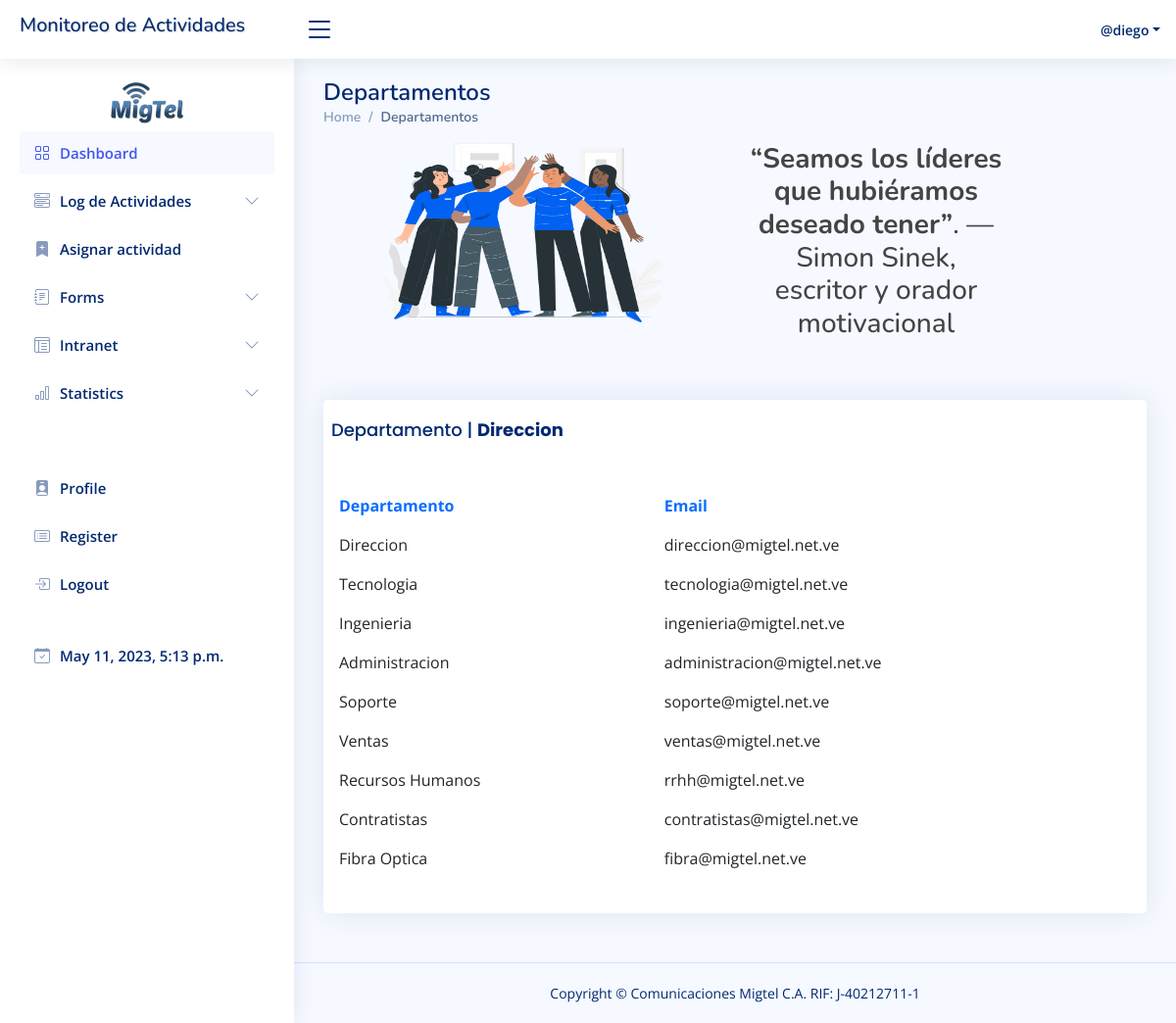
The app's page /departments/ (signed in) with its own data.
### reports/models.py (models this page shows, shortened)
class Department(models.Model):
    DepartmentName = models.CharField(max_length=30, null=False, blank=False)
    DepartmentEmail = models.EmailField(max_length=50, null=False, blank=False)

### reports/views.py (the view)
# urls.py: path('departments/', views.departments, name='departments'),
@login_required(login_url='logout')
def departments(request):
    title = "Departamentos"
    localtime = time.asctime(time.localtime(time.time()))
    username = request.user.username
    lastname = request.user.last_name
    firstname = request.user.first_name
    User = get_user_model()
    current_user = request.user
    usuario = User.objects.get(id=current_user.id)
    last_login = usuario.last_login
    departments = Department.objects.all()
    return render(request, 'departments.html',
                  {"title": title, "localtime": localtime, "last_login": last_login, "username": username,
                   "lastname": lastname, "firstname": firstname, "departments": departments})

### templates/departments.html (shortened to what this page needs)
{% extends 'base.html' %}
{% load static %}
{% block contenido %}
    <main id="main" class="main">
        <div class="pagetitle">
            <h1>{{ title }}</h1>
            <nav>
                <ol class="breadcrumb">
                    <li class="breadcrumb-item"><a href="{% url 'dashboard' %}">Home</a></li>
                    <li class="breadcrumb-item active">{{ title }}</li>
                </ol>
            </nav>
        </div>
        <section class="section dashboard">
            <center>
                <div class="row">
                    <div class="col-6">
                        <img src="{% static 'core/img/team-spirit.png' %}" class="logo" alt="itss"
                             style="width: 70%; height: 70%;">
                    </div>
                    <h3 class="col-4 align-content-stretch">
                        <strong>“Seamos los líderes que hubiéramos deseado tener”</strong>. — Simon Sinek, escritor y
                        orador motivacional
                    </h3>
                </div>
            </center>
        </section>
        <section class="section dashboard">
            <div class="row">
                <div class="col-12">
                    <div class="card">
                        <div class="col-lg-12">
                            <div class="row">
                                <div class="card-body">
                                    <h1 class="card-title">Departamento | <strong>Direccion</strong></h1><br>
                                    <table class="table table-borderless datatable">
                                        <thead>
                                        <tr>
                                            <th scope="col" class="text-primary">Departamento</th>
                                            <th scope="col" class="text-primary">Email</th>
                                        </tr>
                                        </thead>
                                        <tbody>
                                        {% for x in departments %}
                                            <tr>
                                                <td>{{ x.DepartmentName }}</td>
                                                <td>{{ x.DepartmentEmail }}</td>
                                            </tr>
                                        {% endfor %}
                                        </tbody>
                                    </table>
                                </div>
                            </div>
                        </div>
                    </div>
                </div>
            </div>
        </section>
    </main>
{% endblock %}

### templates/base.html (shortened to what this page needs)
{% load static %}
<!DOCTYPE html><title>{% block title %}{% endblock %} | Actitivity Reports</title>
<html lang="en">
<head>
    <link href="{% static "core/vendor/bootstrap/css/bootstrap.min.css" %}" rel="stylesheet">
    <link href="{% static "core/vendor/bootstrap-icons/bootstrap-icons.css" %}" rel="stylesheet">
    <link href="{% static "core/vendor/boxicons/css/boxicons.min.css" %}" rel="stylesheet">
    <link href="{% static "core/vendor/quill/quill.snow.css" %}" rel="stylesheet">
    <link href="{% static "core/vendor/quill/quill.bubble.css" %}" rel="stylesheet">
    <link href="{% static "core/vendor/remixicon/remixicon.css" %}" rel="stylesheet">
    <link href="{% static "core/vendor/simple-datatables/style.css" %}" rel="stylesheet">
    <link href="{% static "core/css/style.css" %}" rel="stylesheet">
</head>
<body class="fixed-nav sticky-footer" id="page-top" oncopy="return false" oncut="return false" onpaste="return false">
<header id="header" class="header fixed-top d-flex align-items-center">
    <div class="d-flex align-items-center justify-content-between">
        <a href="{% url 'dashboard' %}" class="logo d-flex align-items-center">
            <span style="text-shadow: 1px 1px 1px lightgray"><h5>Monitoreo de Actividades</h5></span>
        </a>
        <i class="bi bi-list toggle-sidebar-btn"></i>
    </div>
    <nav class="header-nav ms-auto">
        <ul class="d-flex align-items-center">
            <li class="nav-item dropdown pe-3">
                <a class="nav-link nav-profile d-flex align-items-center pe-0" href="#" data-bs-toggle="dropdown">
                    <span class="d-none d-md-block dropdown-toggle ps-2">@{{ username }}</span>
                </a>
            </li>
        </ul>
    </nav>
</header>
<aside id="sidebar" class="sidebar">
    <ul class="sidebar-nav" id="sidebar-nav">
        <li class="nav-item">
            <center>
                <img src="{% static "core/img/migtel.png" %}" alt="" width="30%">
            </center>
        </li>
        <li class="nav-item">
            <a class="nav-link " href="{% url 'dashboard' %}">
                <i class="bi bi-grid"></i>
                <span>Dashboard</span>
            </a>
        </li>
        <li class="nav-item">
            <a class="nav-link collapsed" data-bs-target="#components-nav" data-bs-toggle="collapse" href="#">
                <i class="bi bi-menu-button-wide"></i><span>Log de Actividades </span><i
                    class="bi bi-chevron-down ms-auto"></i>
            </a>
        </li>
        <li class="nav-item">
            <a class="nav-link collapsed" href="{% url 'assignment' %}">
                <i class="bi bi-bookmark-plus-fill"></i>
                <span>Asignar actividad</span>
            </a>
        </li>
        <li class="nav-item">
            <a class="nav-link collapsed" data-bs-target="#forms-nav" data-bs-toggle="collapse" href="#">
                <i class="bi bi-journal-text"></i><span>Forms</span><i class="bi bi-chevron-down ms-auto"></i>
            </a>
        </li>
        <li class="nav-item">
            <a class="nav-link collapsed" data-bs-target="#tables-nav" data-bs-toggle="collapse" href="#">
                <i class="bi bi-layout-text-window-reverse"></i><span>Intranet</span><i
                    class="bi bi-chevron-down ms-auto"></i>
            </a>
        </li>
        <li class="nav-item">
            <a class="nav-link collapsed" data-bs-target="#charts-nav" data-bs-toggle="collapse" href="#">
                <i class="bi bi-bar-chart"></i><span>Statistics</span><i class="bi bi-chevron-down ms-auto"></i>
            </a>
        </li>
        <br><br>
        <li class="nav-item">
            <a class="nav-link collapsed" href="{% url 'admin:index' %}">
                <i class="bi bi-person-badge-fill"></i>
                <span>Profile</span>
            </a>
        </li>
        <li class="nav-item">
            <a class="nav-link collapsed" href="#">
                <i class="bi bi-card-list"></i>
                <span>Register</span>
            </a>
        </li>
        <li class="nav-item">
            <a class="nav-link collapsed" href="{% url 'logout' %}">
                <i class="bi bi-box-arrow-in-right"></i>
                <span>Logout</span>
            </a>
        </li>
        <br>
        <li class="nav-item">
            <a class="nav-link collapsed" href="#">
                <i class="bi bi-calendar-check"></i>
                <span>{{ last_login }}</span>
            </a>
        </li>
    </ul>
</aside>
{% block contenido %}{% endblock %}
<footer id="footer" class="footer">
    <div class="copyright">
        Copyright &copy; Comunicaciones Migtel C.A. RIF: J-40212711-1
    </div>
</footer>
</body>
</html>

### reports/static/core/css/style.css (style rules this page uses)
:root { scroll-behavior: smooth; }
body { font-family: "Open Sans", sans-serif; background: #f6f9ff; color: #444444; }
a { color: #4154f1; text-decoration: none; }
h1, h2, h3, h4, h5, h6 { font-family: "Nunito", sans-serif; }
#main { margin-top: 60px; padding: 20px 30px; transition: all 0.3s; }
.pagetitle { margin-bottom: 10px; }
.pagetitle h1 { font-size: 24px; margin-bottom: 0; font-weight: 600; color: #012970; }
.card { margin-bottom: 30px; border: none; border-radius: 5px; box-shadow: 0px 0 30px rgba(1, 41, 112, 0.1); }
.card-title { padding: 20px 0 15px 0; font-size: 18px; font-weight: 500; color: #012970; font-family: "Poppins", sans-serif; }
.card-body { padding: 0 20px 20px 20px; }
.breadcrumb { font-size: 14px; font-family: "Nunito", sans-serif; color: #899bbd; font-weight: 600; }
.breadcrumb a { color: #899bbd; transition: 0.3s; }
.breadcrumb .breadcrumb-item::before { color: #899bbd; }
.breadcrumb .active { color: #51678f; font-weight: 600; }
.logo { line-height: 1; }
@media (min-width: 1200px) { .logo { width: 280px; } }
.logo span { font-size: 26px; font-weight: 700; color: #012970; font-family: "Nunito", sans-serif; }
.header { transition: all 0.5s; z-index: 997; height: 60px; box-shadow: 0px 2px 20px rgba(1, 41, 112, 0.1); background-color: #fff; padding-left: 20px; }
.header .toggle-sidebar-btn { font-size: 32px; padding-left: 10px; cursor: pointer; color: #012970; }
.header-nav ul { list-style: none; }
.header-nav > ul { margin: 0; padding: 0; }
.header-nav .nav-profile { color: #012970; }
.header-nav .nav-profile span { font-size: 14px; font-weight: 600; }
.sidebar { position: fixed; top: 60px; left: 0; bottom: 0; width: 300px; z-index: 996; transition: all 0.3s; padding: 20px; overflow-y: auto; scrollbar-width: thin; scrollbar-color: #aab7cf transparent; box-shadow: 0px 0px 20px rgba(1, 41, 112, 0.1); background-color: #fff; }
@media (min-width: 1200px) { #main, #footer { margin-left: 300px; } }
.sidebar-nav { padding: 0; margin: 0; list-style: none; }
.sidebar-nav li { padding: 0; margin: 0; list-style: none; }
.sidebar-nav .nav-item { margin-bottom: 5px; }
.sidebar-nav .nav-link { display: flex; align-items: center; font-size: 15px; font-weight: 600; color: #4154f1; transition: 0.3; background: #f6f9ff; padding: 10px 15px; border-radius: 4px; }
.sidebar-nav .nav-link i { font-size: 16px; margin-right: 10px; color: #4154f1; }
.sidebar-nav .nav-link.collapsed { color: #012970; background: #fff; }
.sidebar-nav .nav-link.collapsed i { color: #899bbd; }
.sidebar-nav .nav-link .bi-chevron-down { margin-right: 0; transition: transform 0.2s ease-in-out; }
.footer { padding: 20px 0; font-size: 14px; transition: all 0.3s; border-top: 1px solid #cddfff; }
.footer .copyright { text-align: center; color: #012970; }

### records on screen
Department: DepartmentName "Direccion", DepartmentEmail "direccion@migtel.net.ve"
Department: DepartmentName "Tecnologia", DepartmentEmail "tecnologia@migtel.net.ve"
Department: DepartmentName "Ingenieria", DepartmentEmail "ingenieria@migtel.net.ve"
Department: DepartmentName "Administracion", DepartmentEmail "administracion@migtel.net.ve"
Department: DepartmentName "Soporte", DepartmentEmail "soporte@migtel.net.ve"
Department: DepartmentName "Ventas", DepartmentEmail "ventas@migtel.net.ve"
Department: DepartmentName "Recursos Humanos", DepartmentEmail "rrhh@migtel.net.ve"
Department: DepartmentName "Contratistas", DepartmentEmail "contratistas@migtel.net.ve"
Department: DepartmentName "Fibra Optica", DepartmentEmail "fibra@migtel.net.ve"

### other values on screen
{{ username }} "diego"
{{ last_login }} "May 11, 2023, 5:13 p.m."
{{ title }} "Departamentos"
